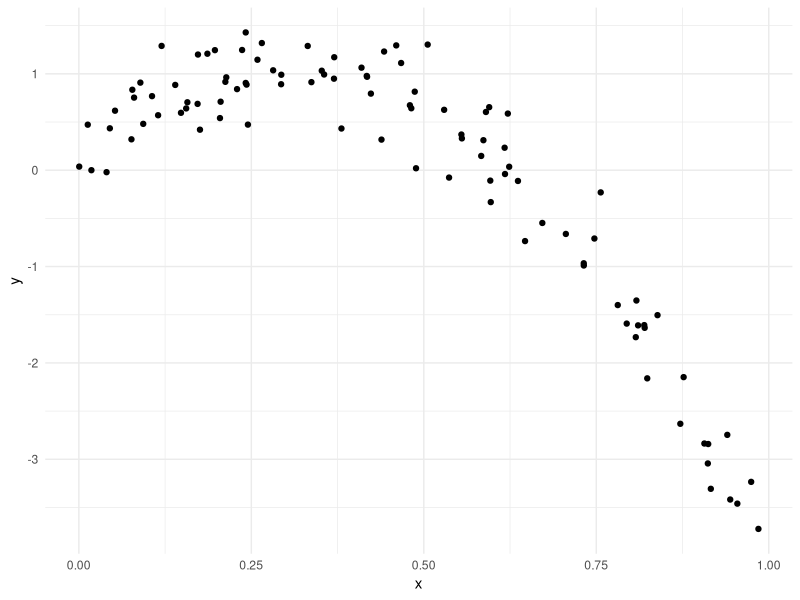
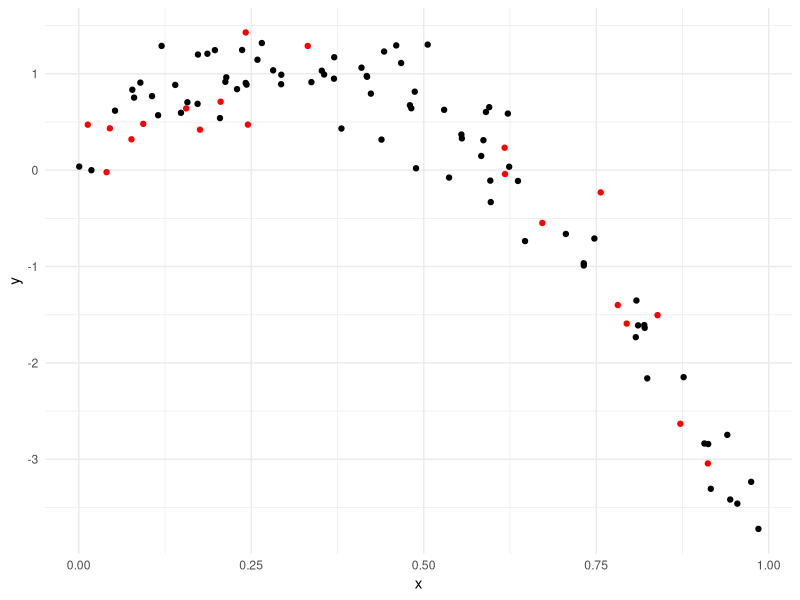

The R source for these figures, in order:
## ---- chunk 1
library(tidyverse)
library(mgcv)
library(modelr)
library(viridis)

knitr::opts_chunk$set(
  echo = TRUE,
  warning = FALSE,
  fig.width = 6,
  fig.asp = .6,
  out.width = "90%"
)

theme_set(theme_minimal() + theme(legend.position = "bottom"))

options(
  ggplot2.continuous.colour = "viridis",
  ggplot2.continuous.fill = "viridis"
)

scale_colour_discrete = scale_colour_viridis_d
scale_fill_discrete = scale_fill_viridis_d
## ---- chunk 2
nonlin_df = 
  tibble(
    id = 1:100,
    x = runif(100, 0, 1),
    y = 1 - 10 * (x - .3) ^ 2 + rnorm(100, 0, .3)
  )

nonlin_df %>% 
  ggplot(aes(x = x, y = y)) + 
  geom_point()
## ---- chunk 3
train_df = sample_n(nonlin_df,80)
test_df = anti_join(nonlin_df,train_df,by = "id") 
## ---- chunk 4
train_df %>% 
  ggplot(aes(x = x, y = y)) + 
  geom_point() +
  geom_point(data = test_df, color = "red")
## ---- chunk 5
linear_mod = lm(y~x, data = train_df)
smooth_mod = mgcv::gam(y~s(x),data = train_df)
wiggly_mod = mgcv::gam(y~s(x, k = 30), sp = 10e-6, data = train_df)
## ---- chunk 6

